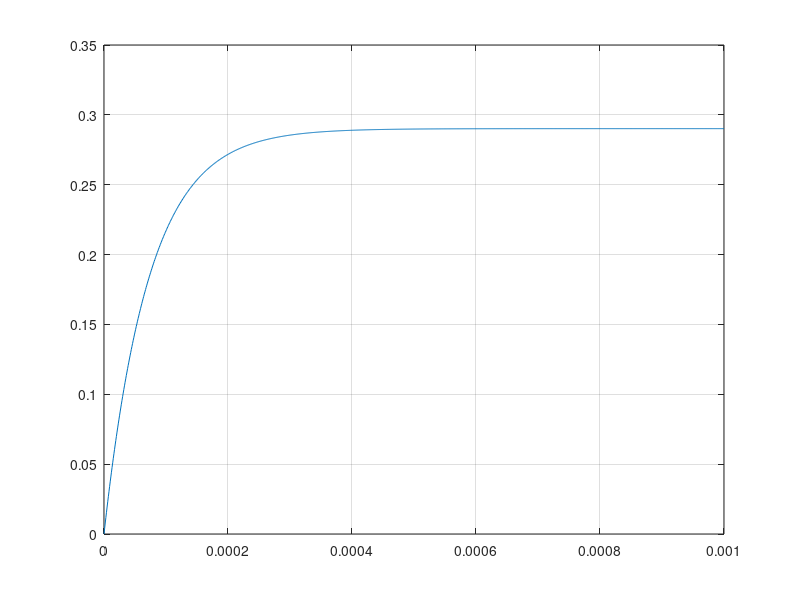

Write MATLAB code to recreate this figure.

## \[ \overset\Rightarrow{\mu} = NI\overset\Rightarrow{A} \]
windings = 100;
radius_inductor = 40*10^(-3); ## meter
area_inductor = pi * radius_inductor ^2; ## meter^2
voltage = 8; ## volt
resistor_series = 2.4 * 10^0; ## ohm

## \[R_\text{L} = \rho \frac{l}{A} \]
resistivity_copper = 1.77 * 10^(-8); ## ohm-meter
crosssectional_areal =(( 0.15*10^(-3) )/2)^2 * pi; ## meter^2
## \[    l = N \uptau r \]
length_inductor_wire = windings * 2 * pi * radius_inductor ## meter
resistor_inductor = resistivity_copper * length_inductor_wire / crosssectional_areal  ## ohm
## resistor_inductor = 30; ## ohm

## \[ i_\text{L}(\infty)\ = \frac{V}{R_\text{serie}+R_\text{L}} \]
resistance = resistor_series + resistor_inductor
current = voltage / resistance ## ampere


dipole = windings * current * area_inductor ## ampere * meter ^2


# Inductor inductance
## \[L = \mu_0\mu_r \frac{N^2 |\bivec{A}|}{l_\text{inductor}}  \]
magnetic_permeability = 4 * pi * 10^(-7); ## weber / ampere-meter
length_inductor = 5 * 10^(-3); # meter
inductance = magnetic_permeability * windings^2 * area_inductor / length_inductor ## Henry
inductance = 2 * 10^-3

# charge time
## \[    i_\text{L}(t) = i_\text{L}(\infty) - [i_\text{L}(\infty)-i_\text{L}(0+)]\eu^{-\frac{t}{\tau}}\]
time_constant = inductance / resistance ## second


f = figure;
set(f, "visible", "off")

t=0:(1*10^-6):(1*10^-3);
f = current - ((current - 0).* exp(-t ./time_constant));
plot(t, f), grid

print("MyPNG.png", "-dpng");

fclose all
fid = fopen("./filename.csv",'w');
A = [t; f]';
fprintf(fid,'%s, %s\n','time','current');
fprintf(fid,'%f, %f\n',A);
fclose(fid);
